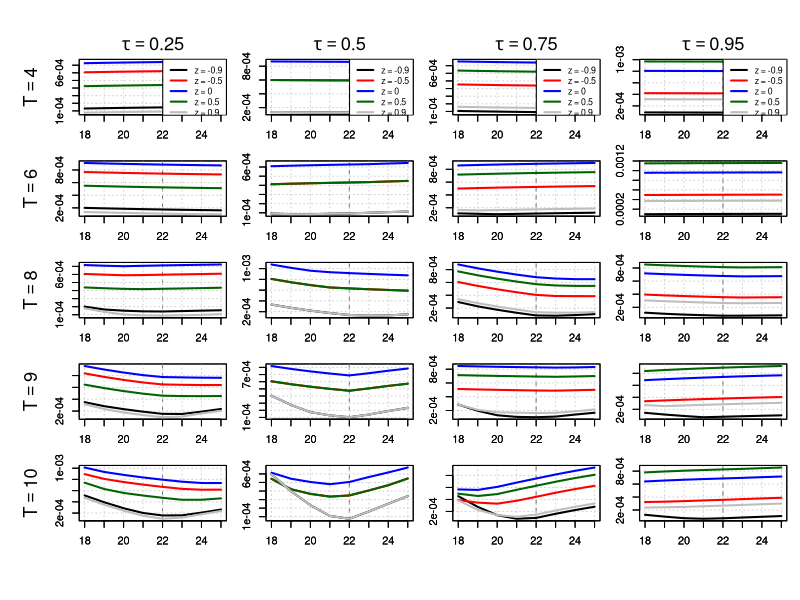

This chart was generated by the following R code:
# ---------------------------------------------------------------------------
# Figure 2 — Quantile-Based Peak Estimation with Asymmetric Laplace Noise
# Author: Said Maanan | Date: 2025-06-30
# ---------------------------------------------------------------------------

# ----------------- Asymmetric Laplace Sampler --------------------------

rasymmetric_laplace <- function(n, tau, b) {
  u <- runif(n)
  q <- tau
  sgn <- ifelse(u < q, -1, 1)
  abs_x <- ifelse(sgn == -1,
                  rexp(n, rate = (1 - tau) / b),
                  rexp(n, rate = tau / b))
  sgn * abs_x
}


# ----------------- Quantile Loss and Estimation --------------------------
quantile_loss <- function(u, tau) u * (tau - (u < 0))

med_weighted_tau <- function(I, l, s, tau) {
  T <- length(I)
  x <- I * exp(((1:T) - l)^2 / s^2)
  w <- exp(-((1:T) - l)^2 / s^2)
  o <- order(x)
  k <- min(which(cumsum(w[o]) >= tau * sum(w)))
  x[o][k]
}

compute_a <- function(I, l, s, tau) med_weighted_tau(I, l, s, tau)

objective_function <- function(I, a, l, s, tau) {
  t <- seq_along(I)
  fitted <- a * exp(-((t - l)^2) / s^2)
  mean(quantile_loss(I - fitted, tau))
}

search_best_s <- function(I, l, tau) {
  optimize(function(s) objective_function(I, compute_a(I, l, s, tau), l, s, tau),
           interval = c(1, 20), tol = 1e-4)$minimum
}

# ----------------- Simulation Wrapper --------------------------
simulate_asymmetric_laplace_objective <- function(T, A, L, S, tau, z, snr, seed = NULL) {
  if (!is.null(seed)) set.seed(seed)
  signal <- A * exp(-((1:T) - L)^2 / S^2)
  
  # Correct variance of generalized Laplace (verified)
  gl_variance <- function(tau, z) {
    t1 <- tau / (1 + z)^2
    t2 <- (1 - tau) / (1 - z)^2
    mu <- (1 - tau) / (1 - z) - tau / (1 + z)
    t1 + t2 - 0.25 * mu^2
  }
  
  vtarget <- (A / snr)^2
  b <- sqrt(vtarget / gl_variance(tau, z))
  
  noise <- rasymmetric_laplace(T, tau, b)
  
  I <- signal + noise
  
  l_grid <- 18:25
  data.frame(
    l = l_grid,
    loss = sapply(l_grid, function(l) {
      s <- search_best_s(I, l, tau)
      a <- compute_a(I, l, s, tau)
      objective_function(I, a, l, s, tau)
    }),
    T = T, z = z
  )
}

# ----------------- Plotting Function --------------------------
plot_asymmetric_all_tau_T <- function(results_all, L_true) {
  Ts <- sort(unique(results_all$T))
  taus <- sort(unique(results_all$tau))
  z_vals <- sort(unique(results_all$z))
  colors <- c("black", "red", "blue", "darkgreen", "grey")
  
  nrow <- length(Ts)
  ncol <- length(taus)
  
  pdf(file = "figure2_asymmetric_laplace_all_tau_T.pdf", width = 2.5 * ncol, height = 2.5 * nrow)
  old_par <- par(mfrow = c(nrow, ncol), mar = c(2, 2, 1.5, 1), oma = c(4, 4, 3, 0))
  on.exit({ par(old_par); dev.off() })
  
  for (i in seq_along(Ts)) {
    for (j in seq_along(taus)) {
      T_val <- Ts[i]
      tau_val <- taus[j]
      df_sub <- subset(results_all, T == T_val & tau == tau_val)
      
      x_range <- range(df_sub$l)
      y_range <- range(df_sub$loss)
      
      plot(NA, xlim = x_range, ylim = y_range,
           xlab = "", ylab = "", main = "")
      abline(v = L_true, col = "gray40", lty = 2)
      grid()
      box()
      axis(1)
      axis(2)
      
      for (k in seq_along(z_vals)) {
        df_z <- subset(df_sub, z == z_vals[k])
        lines(df_z$l, df_z$loss, col = colors[k], lwd = 2)
      }
      
      if (j == 1) mtext(bquote(T == .(T_val)), side = 2, line = 3, cex = 1.1)
      if (i == 1) mtext(bquote(tau == .(tau_val)), side = 3, line = 0.5, cex = 1.1)
      
      if (i == 1) {
        legend("topright", legend = paste("z =", z_vals),
               col = colors, lwd = 2, cex = 0.8, bty = "o", bg = "white")
      }
    }
  }
}

# ----------------- Main Execution --------------------------
A_true <- 1
L_true <- 22
S_true <- 10
snr <- 1000
seed <- 280
T_vals <- c(4, 6, 8, 9, 10)
z_vals <- c(-0.9, -0.5, 0, 0.5, 0.9)

results_all <- do.call(rbind, lapply(c(0.25, 0.5, 0.75, 0.95), function(tau_val) {
  do.call(rbind, lapply(z_vals, function(z) {
    do.call(rbind, lapply(T_vals, function(T) {
      simulate_asymmetric_laplace_objective(T, A_true, L_true, S_true, tau_val, z, snr, seed)
    })) -> res_z
    res_z$z <- z
    res_z$tau <- tau_val
    res_z
  }))
}))

plot_asymmetric_all_tau_T(results_all, L_true)
cat("Figure 2 (asymmetric Laplace) saved to figure2_asymmetric_laplace_all_tau_T.pdf\n")
